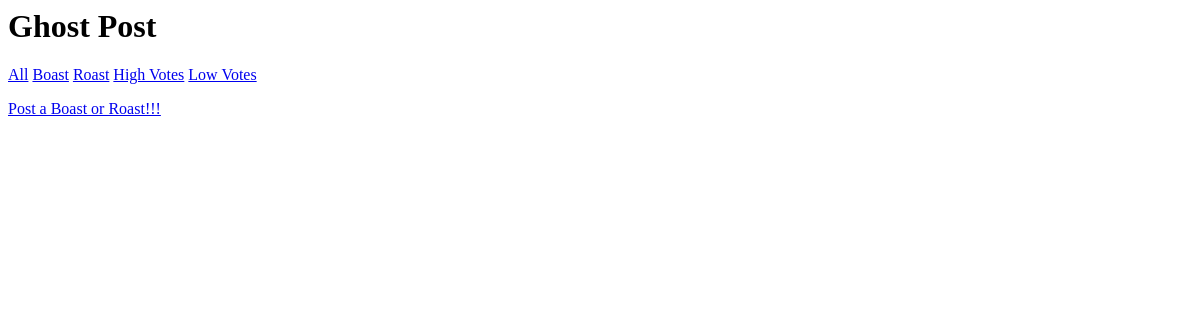
The app's page /, older data.
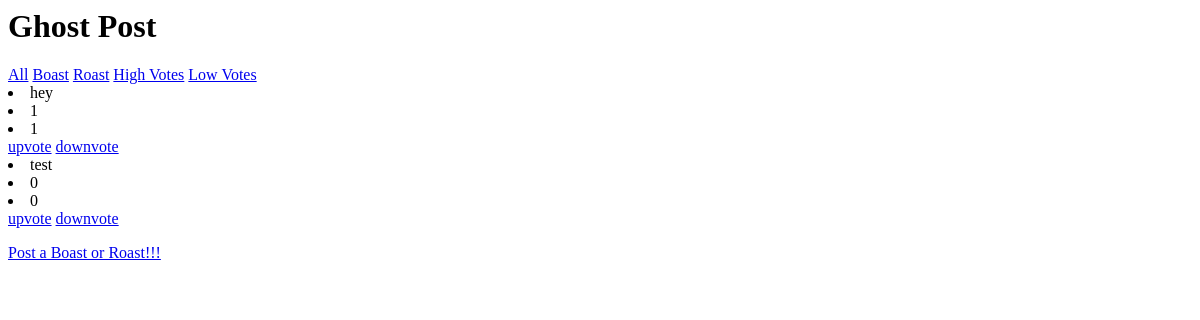
The same page, newer data.
### ghostapp/models.py (models this page shows, shortened)
class VoteChoice(models.Model):
    choice = models.BooleanField(default=False)
    text = models.CharField(max_length=280)
    time = models.DateTimeField(default=timezone.now)
    upvotes = models.IntegerField(default=0)
    downvotes = models.IntegerField(default=0)

### ghostapp/views.py (the view)
# urls.py: path('',views.index, name ='homepage'),
def index(request):
    data = VoteChoice.objects.all()
    return render(request, 'index.html', {'data': data})

### ghostapp/templates/index.html
<h1>Ghost Post</h1>
<a href="/" class="button">All</a>
<a href="/boastview/" class="button">Boast</a>
<a href="/roastview/" class="button">Roast</a>
<a href="/highview/" class="button">High Votes</a>
<a href="/lowview/" class="button">Low Votes</a>
{% for foo in data %}
    <li>{{ foo.text }}</li>
    <li>{{ foo.upvotes }}</li>
    <li>{{ foo.downvotes }}</li>
    <a href="/upvote/{{foo.id}}/">upvote</a>
    <a href="/downvote/{{foo.id}}/">downvote</a>
{% endfor %}
<p>
    <a href="/postview/">Post a Boast or Roast!!!</a>
</p>

Row changes from the older to the newer data that the page shows:
added VoteChoice: text "hey", upvotes "1", downvotes "1"
added VoteChoice: text "test", upvotes "0", downvotes "0"
